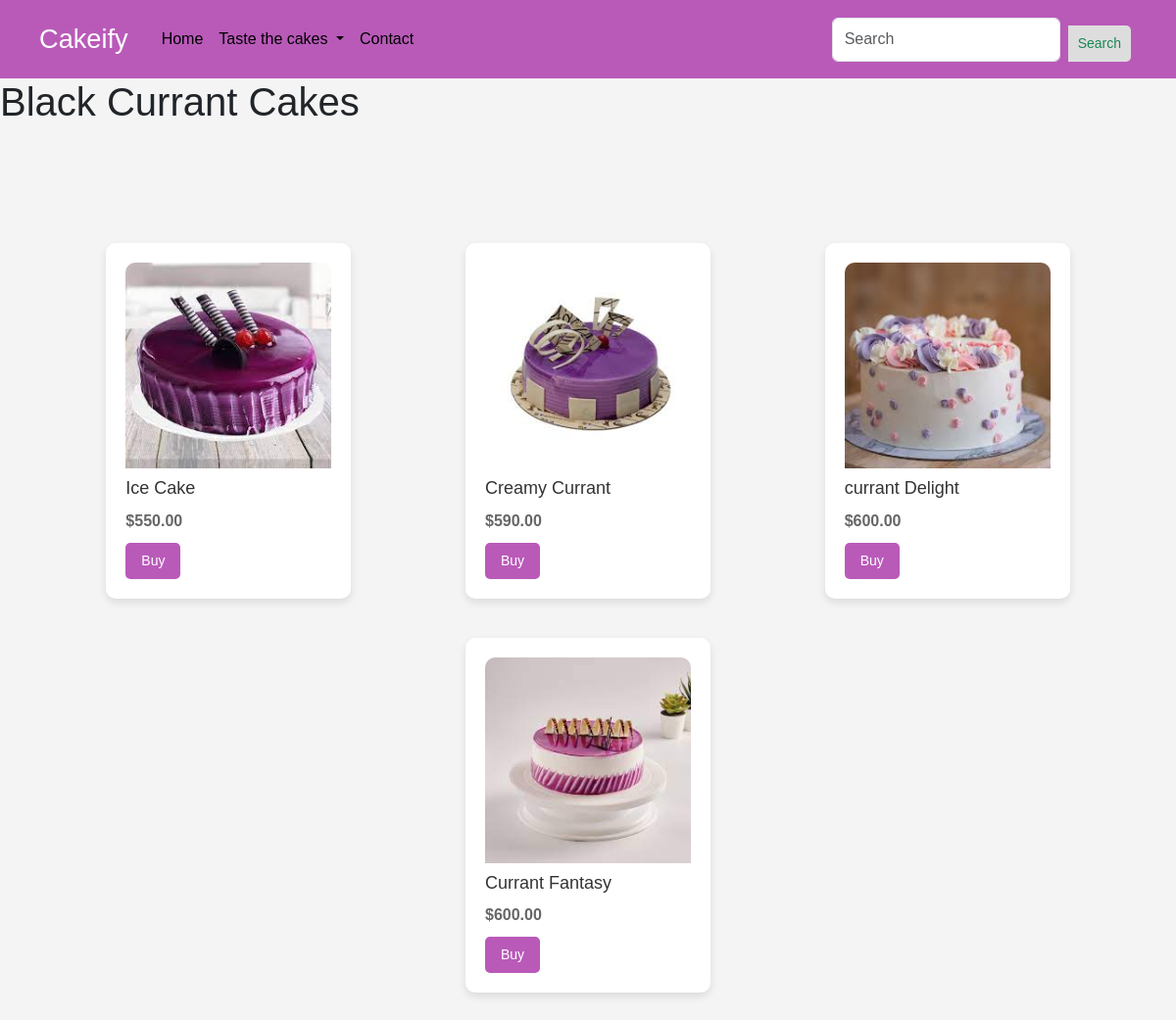
The app's page /black_cur/ with its own data.
### TastyCakes/models.py (models this page shows)
class Black_cur_cake(models.Model):
    image=models.ImageField(upload_to='Black_cur_cake_img/')
    name=models.CharField(max_length=100)
    price=models.DecimalField(max_digits=6, decimal_places=2)

### TastyCakes/views.py (the view)
# urls.py: path('black_cur/', views.black_cur, name='black_cur'),
def black_cur(request):
  black_cur_cake_var=Black_cur_cake.objects.all()
  return render(request, 'black_cur.html', {'black_cur_cake_var': black_cur_cake_var})

### templates/black_cur.html (shortened to what this page needs)
{% load static %}
<!DOCTYPE html>
<html lang="en">
<head>
    <link href="https://cdn.jsdelivr.net/npm/bootstrap@5.3.3/dist/css/bootstrap.min.css" rel="stylesheet">
</head>
<body>
  <nav class="navbar navbar-expand-lg">
    <div class="container-fluid">
      <a class="navbar-brand" href="{%url 'index' %}">Cakeify</a>
      <div class="collapse navbar-collapse" id="navbarSupportedContent">
        <ul class="navbar-nav me-auto mb-2 mb-lg-0">
          <li class="nav-item">
            <a class="nav-link active" aria-current="page" href="{%url 'index' %}">Home</a>
          </li>
          <li class="nav-item dropdown">
            <a class="nav-link dropdown-toggle" href="#" role="button" data-bs-toggle="dropdown" aria-expanded="false">
              Taste the cakes
            </a>
          </li>
          <li class="nav-item">
            <a class="nav-link active" aria-current="page" href="{%url 'contact' %}">Contact</a>
          </li>
        </ul>
        <form class="d-flex" role="search">
          <input class="form-control me-2" type="search" placeholder="Search" aria-label="Search">
          <button class="btn btn-outline-success" type="submit">Search</button>
        </form>
      </div>
    </div>
</nav>
<div class="header">
  <h1>Black Currant Cakes</h1>
</div>
  <div class="container">
      {% for cake in black_cur_cake_var %}
      <div class="product">
          <img src="{{cake.image.url }}" alt="{{ cake.name }}">
          <h3>{{ cake.name }}</h3>
          <p>${{ cake.price }}</p>
          <div class="product-buttons">
              <button class="buy-button" onclick="placeOrder('{{ cake.name }}', {{ cake.price }})">Buy</button>
          </div>
      </div>
      {% endfor %}
  </div>
</body>

### templates/black_cur.html (style rules this page uses)
body { font-family: Arial, sans-serif; margin: 0; padding: 0; background-color: #f4f4f4; }
.container { display: flex; flex-wrap: wrap; justify-content: space-around; padding: 20px; margin-top: 80px; }
.product { width: 250px; background-color: #fff; border-radius: 10px; padding: 20px; margin: 20px; box-shadow: 0 4px 8px rgba(0, 0, 0, 0.1); transition: transform 0.3s ease-in-out; }
.product img { width: 100%; border-radius: 10px 10px 0 0; }
.product h3 { margin-top: 10px; font-size: 18px; color: #333; }
.product p { margin: 10px 0; font-size: 16px; font-weight: bold; color: #666; }
.product-buttons { display: flex; justify-content: space-between; align-items: center; }
.buy-button, .add-to-cart-button { padding: 8px 16px; font-size: 14px; border: none; border-radius: 5px; cursor: pointer; transition: background-color 0.3s ease; }
.buy-button { background-color: rgba(185, 90, 185, 1); color: white; }
.navbar { background-color: #6c757d; overflow: hidden; padding: 10px; }
.navbar a { float: left; display: block; color: white; text-align: center; padding: 10px; text-decoration: none; font-family: sans-serif; }
button[type=submit] { float: right; padding: 8px 10px; margin-top: 8px; margin-right: 16px; background: #ddd; font-size: 14px; border: none; cursor: pointer; border-radius: 0 5px 5px 0; }
.navbar { background-color: rgba(185, 90, 185, 1); padding: 18px 18px; height: 80px; }
.navbar-brand { color: black; font-size: 1.7rem; }
.navbar-nav .nav-link { color: black; }

### records on screen
Black_cur_cake: image (picture), name "Ice Cake", price "550.00"
Black_cur_cake: image (picture), name "Creamy Currant", price "590.00"
Black_cur_cake: image (picture), name "currant Delight", price "600.00"
Black_cur_cake: image (picture), name "Currant Fantasy", price "600.00"
